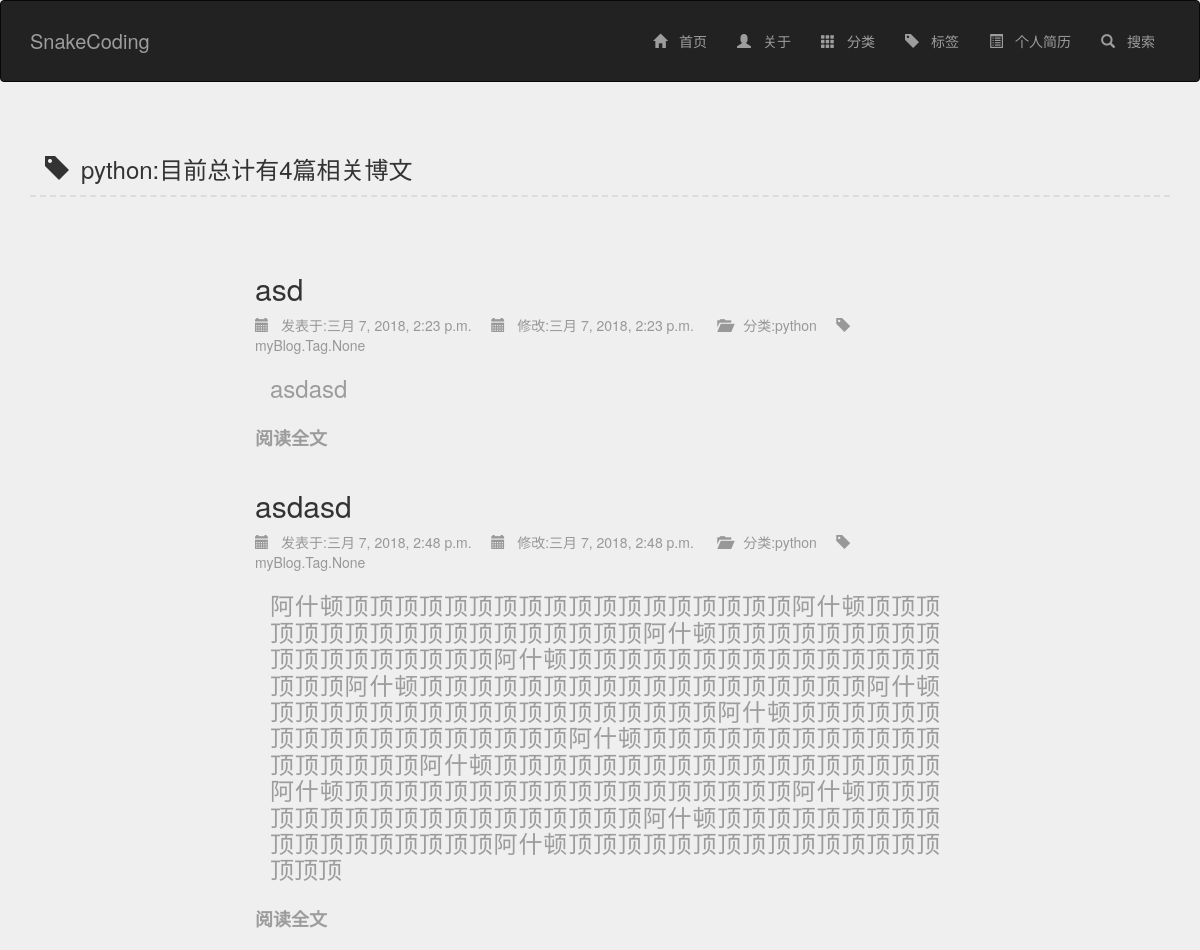
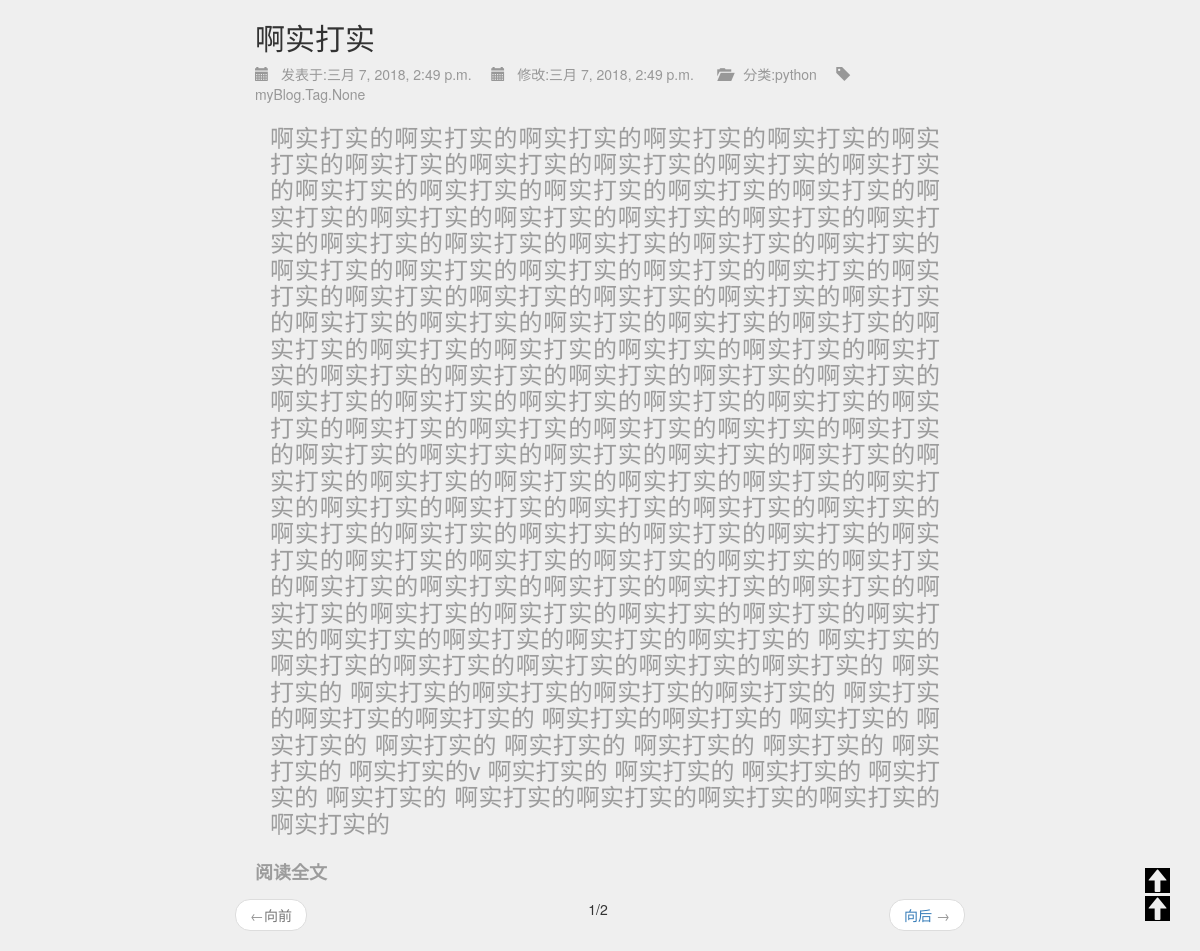
The page /tag/python/1 on the database its author committed (2 pictures, top to bottom).
### myBlog/models.py (models this page shows, shortened)
class BlogBook(models.Model):
    blog_title=models.CharField(max_length=100)
    blog_body=models.TextField()
    created_time = models.DateTimeField()
    modified_time = models.DateTimeField()
    category = models.ForeignKey(Category,on_delete=models.CASCADE)
    tags = models.ManyToManyField(Tag, blank=True)
    isDelete = models.BooleanField()
    class Meta:
        verbose_name_plural='博客'

class Category(models.Model):
    category_name = models.CharField(max_length=100)
    isDelete = models.BooleanField()
    def __str__(self):
        return "%s"%(self.category_name)
    class Meta:
        verbose_name_plural='分类'

### myBlog/views.py (the view)
# urls.py: url(r'^tag/(\w+)/(\d+)',views.tag_blog_menu),
def tag_blog_menu(request,tag,pageId):
    tagQuery=Tag.objects.filter(tag_name__exact=tag)
    if(len(tagQuery)==0):
        return render(request,'404.html')
    else:
        BlogObjects=BlogBook.objects.filter(tags__tag_name__exact=tag)
        paginator=Paginator(BlogObjects,3)
        page=paginator.page(int(pageId))
        print(page)
        itemCount=len(BlogObjects)
        return render(request,'tag_blog_menu.html',{'tag_name':tag,'item_count':itemCount,'blogList':page})

### templates/tag_blog_menu.html (shortened to what this page needs)
{% extends 'base_head.html' %}
{% load static from staticfiles %}
{% block main %}
	<div class="container tag_blog" style="">
		<p class="page-header col-lg-12  col-md-12 col-sm-12"
		   style="border-bottom:2px dashed #DCDCDC;font-size:x-large;margin-top: 70px;margin-bottom: 50px"><i
				class="glyphicon glyphicon-tag" style=""></i>{{ tag_name }}:目前总计有{{ item_count|default:'0' }}篇相关博文</p>
		{% if item_count > 0 %}
			<div class="col-lg-8 col-lg-offset-2 col-md-10 col-md-offset-1 col-sm-12">
				{% for blog in blogList %}
					<div class="tag_div col-lg-12 col-md-12 col-sm-12 "
					     style="">
						<h2>{{ blog.blog_title }}</h2>
						<span><i class="glyphicon glyphicon-calendar"></i>发表于:{{ blog.created_time }}</span>&nbsp;&nbsp;&nbsp;&nbsp;&nbsp;<span><i
							class="glyphicon glyphicon-calendar"></i>修改:{{ blog.modified_time }}</span>&nbsp;&nbsp;&nbsp;&nbsp;&nbsp;
						<span><i class="glyphicon glyphicon-folder-open"></i>分类:{{ blog.category }}</span>&nbsp;&nbsp;&nbsp;&nbsp;&nbsp;<span><i
							class="glyphicon glyphicon-tag" style=""></i>{{ blog.tags }}</span>
						<h3 class="col-lg-12 col-md-12 col-sm-12" style="color:#9c9c9c;text-align:justify;">
							<p>{{ blog.blog_body }}</p></h3>
						<h3><a href="/blog/{{ blog.pk }}"
						       style="color:#9c9c9c;font-family: Consolas;font-size: large"><strong>阅读全文</strong></a></h3>
					</div>
				{% endfor %}
				<nav style="margin-left: 0px; ">
					<ul class="pager">
						{% if blogList.has_previous %}
							<li class="previous"><a href="/tag/{{ tag_name }}/{{ blogList.previous_page_number }}"><span
									aria-hidden="true">&larr;</span>向前</a></li>
						{% else %}
							<li class="previous disabled"><a
									href=""><span
									aria-hidden="true">&larr;</span>向前</a></li>
						{% endif %}
						<li>{{ blogList.number }}/{{ blogList.paginator.num_pages }}</li>
						{% if blogList.has_next %}
							<li class="next"><a href="/tag/{{ tag_name }}/{{ blogList.next_page_number }}">向后 <span
									aria-hidden="true">&rarr;</span></a></li>
						{% else %}
							<li class="next disabled"><a>向后 <span aria-hidden="true">&rarr;</span></a></li>
						{% endif %}
					</ul>
				</nav>
			</div>
		{% endif %}
	</div>
{% endblock %}

### rows shown on the page
BlogBook: blog_title "asd", created_time "三月 7, 2018, 2:23 p.m.", modified_time "三月 7, 2018, 2:23 p.m.", category "python", tags "myBlog.Tag.None", blog_body "asdasd"
BlogBook: blog_title "asdasd", created_time "三月 7, 2018, 2:48 p.m.", modified_time "三月 7, 2018, 2:48 p.m.", category "python", tags "myBlog.Tag.None", blog_body "阿什顿顶顶顶顶顶顶顶顶顶顶顶顶顶顶顶顶顶顶阿什顿顶顶顶顶顶顶顶顶顶顶顶顶顶顶顶顶顶顶阿什顿顶顶顶顶顶顶顶顶顶顶顶顶顶顶顶顶顶顶阿什顿顶顶顶顶顶顶顶顶顶顶顶顶顶顶顶顶顶顶阿什顿顶顶顶顶顶顶顶顶顶顶顶顶顶顶顶顶顶顶阿什顿顶顶顶顶顶顶顶顶顶顶顶顶顶顶顶顶顶顶阿什顿顶顶顶顶顶顶顶顶顶顶顶顶顶顶顶顶顶顶阿什顿顶顶顶顶顶顶顶顶顶顶顶顶顶顶顶顶顶顶阿什顿顶顶顶顶顶顶顶顶顶顶顶顶顶顶顶顶顶顶阿什顿顶顶顶顶顶顶顶顶顶顶顶顶顶顶顶顶顶顶阿什顿顶顶顶顶顶顶顶顶顶顶顶顶顶顶顶顶顶顶阿什顿顶顶顶顶顶顶顶顶顶顶顶顶顶顶顶顶顶顶阿什顿顶顶顶顶顶顶顶顶顶顶顶顶顶顶顶顶顶顶"
BlogBook: blog_title "啊实打实", created_time "三月 7, 2018, 2:49 p.m.", modified_time "三月 7, 2018, 2:49 p.m.", category "python", tags "myBlog.Tag.None", blog_body "啊实打实的啊实打实的啊实打实的啊实打实的啊实打实的啊实打实的啊实打实的啊实打实的啊实打实的啊实打实的啊实打实的啊实打实的啊实打实的啊实打实的啊实打实的啊实打实的啊实打实的啊实打实的啊实打实的啊实打实的啊实打实的啊实打实的啊实打实的啊实打实的啊实打实的啊实打实的啊实打实的啊实打实的啊实打实的啊实打实的啊实打实的啊实打实的啊实打实的啊实打实的啊实打实的啊实打实的啊实打实的啊实打实的啊实打实的啊实打实的啊实打实的啊实打实的啊实打实的啊实打实的啊实打实的啊实打实的啊实打实的啊实打实的啊实打实的啊实打实的啊实打实的啊实打实的啊实打实的啊实打实的啊实打实的啊实打实的啊实打实的啊实打实的啊实打实的啊实打实的啊实打实的啊实打实的啊实打实的啊实打实的啊实打实的啊实打实的啊实打实的啊实打实的啊实打实的啊实打实的啊实打实的啊实打实的啊实打实的啊实打实的啊实打实的啊实打实的啊实打实的啊实打实的啊实打实的啊实打实的啊实打实的啊实打实的啊实打实的啊实打实的啊实打实的啊实打实的啊实打实的啊实打实的啊实打实的啊实打实的啊实打实的啊实打实的啊实打实的啊实打实的啊实打实的啊实打实的啊实打实的啊实打实的啊实打实的啊实打实的啊实打实的啊实打实的啊实打实的啊实打实的啊实打实的啊实打实的啊实打实的 啊实打实的啊实打实的啊实打实的啊实打实的啊实打实的啊实打实的 啊实打实的 啊实打实的啊实打实的啊实打实的啊实打实的 啊实打实的啊实打实的啊实打实的 啊实打实的啊实打实的 啊实打实的 啊实打实的 啊实打实的 啊实打实的 啊实打实的 啊实打实的 啊实打实的 啊实打实的v 啊实打实的 啊实打实的 啊实打实的 啊实打实的 啊实打实的…"

### other values the page prints
{{ tag_name }} "python"
{{ item_count|default:'0' }} "4"
{{ blogList.number }} "1"
{{ blogList.paginator.num_pages }} "2"
